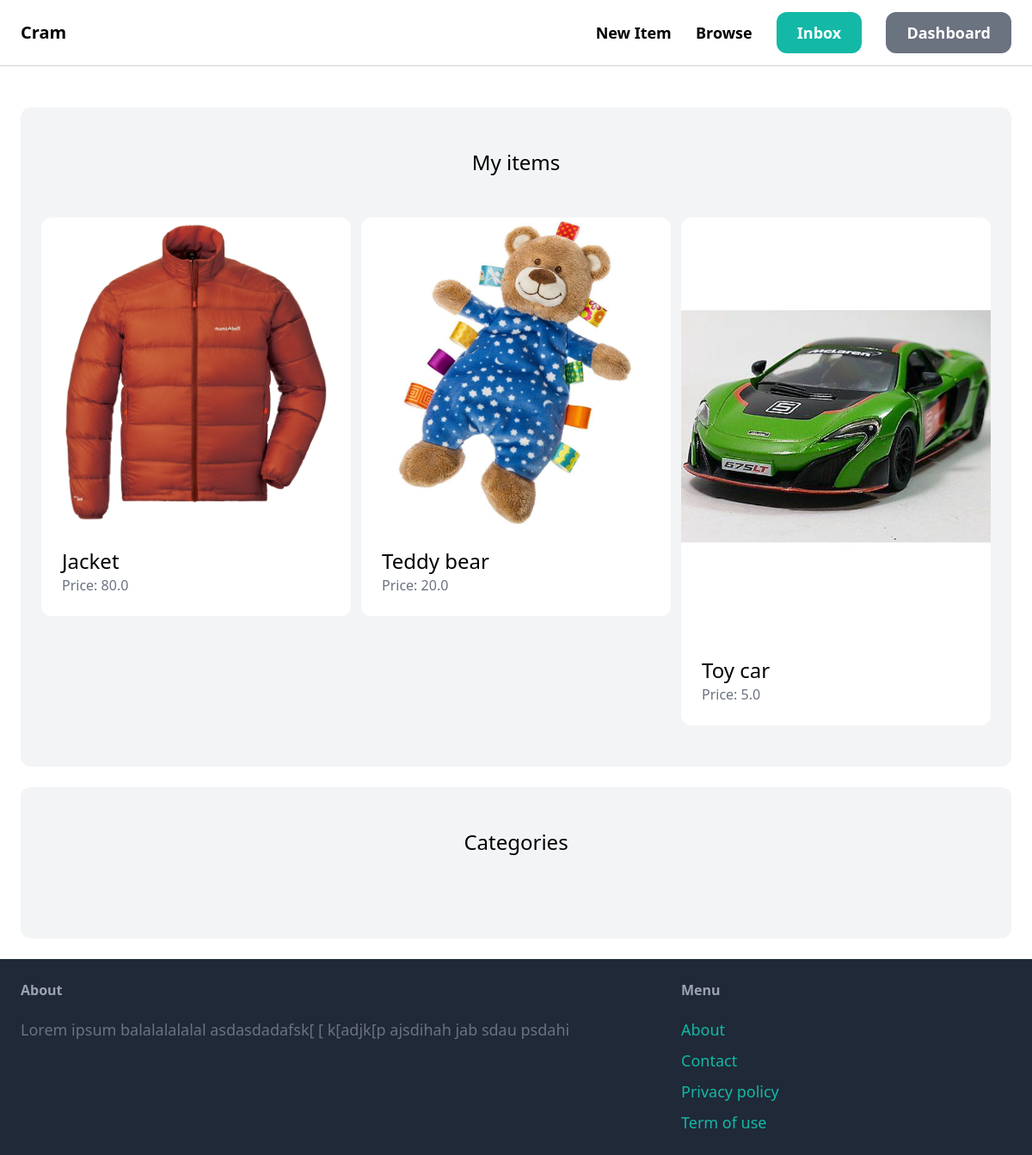
The page /dashboard/ (signed in) on the database its author committed.
### item/models.py (models this page shows, shortened)
class Item(models.Model):
    category = models.ForeignKey(Category, related_name='items', on_delete=models.CASCADE)
    name = models.CharField(max_length=255)
    description = models.TextField(blank=True, null=True)
    price = models.FloatField()
    image = models.ImageField(upload_to='item_images',blank=True,null=True)
    is_sold = models.BooleanField(default=False)
    created_at = models.DateTimeField(auto_now_add=True)
    created_by = models.ForeignKey(User,related_name='items',on_delete=models.CASCADE)
    class Meta:
        ordering = ('name',)

### dashboard/views.py (the view)
# urls.py: path('', views.index,name='index'),
@login_required
def index(request):
    items = Item.objects.filter(created_by=request.user)
    return render(request, 'dashboard/index.html',{'items':items})

### dashboard/templates/dashboard/index.html (shortened to what this page needs)
{% extends 'core/base.html' %}
{%block content%}
<div class="mt-6 px-6 py-12 bg-gray-100 rounded-xl">
    <h2 class="mb-12 text-2xl text-center">My items</h2>
    <div class="grid grid-cols-3 gap-3">
        {% for item in items %}
        <div>
            <a href="{%url 'item:detail' item.id %}">
                <div>
                    <img src="{{item.image.url }}" class="rounded-t-xl">
                </div>
                <div class="p-6 bg-white rounded-b-xl">
                    <h2 class="text-2xl">{{ item.name }}</h2>
                    <p class="text-gray-500">Price: {{ item.price }}</p>
                </div>
            </a>
        </div>
        {% endfor %}
    </div>
</div>
<div class="mt-6 px-6 py-12 bg-gray-100 rounded-xl">
   <h2 class="mb-12 text-2xl text-center">Categories</h2>
</div>
</div>
{%endblock%}

### rows shown on the page
Item: image (picture), name "Jacket", price "80.0"
Item: image (picture), name "Teddy bear", price "20.0"
Item: image (picture), name "Toy car", price "5.0"
